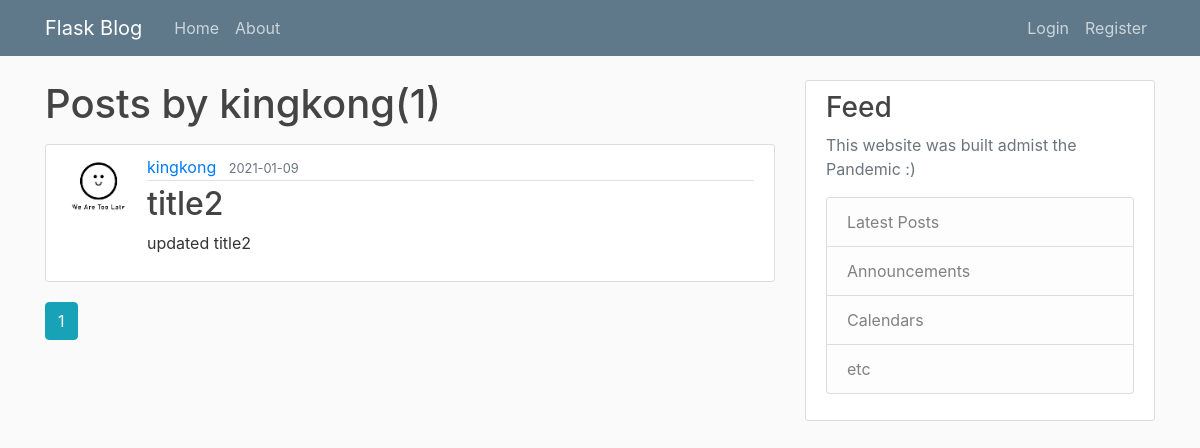
The page /user/kingkong on the database as committed earlier.
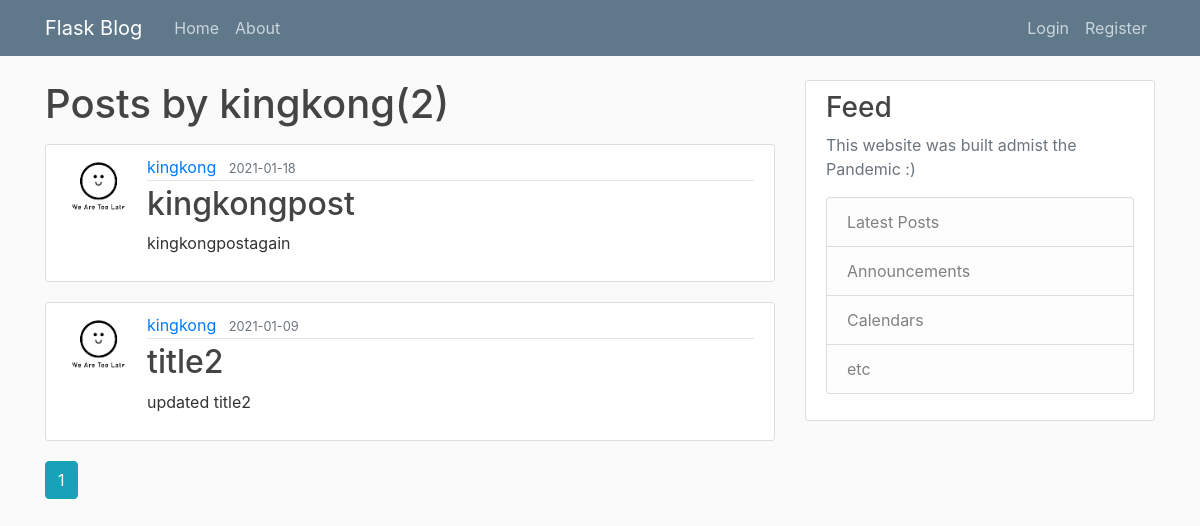
The same page on the database as committed later.
### flaskapp/db_models.py (models this page shows, shortened)
class Post(db.Model):
    id = db.Column(db.Integer, primary_key = True)
    title = db.Column(db.String(100), nullable = False)
    date_posted = db.Column(db.DateTime(), nullable = False, default=datetime.utcnow)
    content = db.Column(db.Text, nullable = False)
    user_id = db.Column(db.Integer, db.ForeignKey('user.id')) #user here is the class User - User.id

class User(db.Model, UserMixin):
    id = db.Column(db.Integer, primary_key = True)
    username = db.Column(db.String(17), unique = True, nullable = False)
    email = db.Column(db.String(100), unique = True, nullable = False)
    image_file = db.Column(db.String(20), nullable = False, default = 'default.jpg')
    password = db.Column(db.String(60), nullable = False)
    posts = db.relationship('Post', backref='author', lazy = True) #Post here is the class Post

### flaskapp/routes.py (the view)
@app.route("/user/<string:username>")
def user_posts(username):
    page = request.args.get('page',1,type=int)
    user = User.query.filter_by(username=username).first_or_404()
    posts = Post.query.filter_by(author=user)\
        .order_by(Post.date_posted.desc())\
        .paginate(page = page, per_page=7)
    return render_template('user_posts.html', posts=posts, user=user)

### flaskapp/templates/user_posts.html
{% extends "layout.html" %}
{% block content %}
    <h1 class="mb-3">Posts by {{ user.username }}({{posts.total}})</h1>
    {% for post in posts.items %}
        <article class="media content-section">
          <img class = "rounded-circle article-img" src="{{url_for('static',filename='profilepics/'+post.author.image_file)}}">
          <div class="media-body">
            <div class="article-metadata">
              <a class="mr-2" href="{{url_for('user_posts',username=post.author.username)}}">{{ post.author.username }}</a>
              <small class="text-muted">{{ post.date_posted.strftime('%Y-%m-%d') }}</small>
            </div>
            <h2><a class="article-title" href="{{url_for('post', post_id = post.id)}}">{{ post.title }}</a></h2>
            <p class="article-content">{{ post.content }}</p>
          </div>
        </article>
    {% endfor %}
    {% for page_num in posts.iter_pages(left_edge=1, right_edge=1, left_current=1, right_current=2) %}
      {% if page_num %}
        {% if posts.page == page_num %}
          <a class ="btn btn-info mb-4" href = "{{ url_for('user_posts', username=user.username, page=page_num) }}" > {{page_num}}</a>
        {% else %}
          <a class ="btn btn-outline-info mb-4" href = "{{url_for('user_posts', username=user.username, page=page_num) }}" > {{page_num}}</a>
        {% endif %}
      {% else %}
        ...
      {% endif %}
    {% endfor %}
{% endblock content %}

Rows that differ between the two databases and show on the page:
added Post: image_file (placeholder picture), author.username "kingkong", date_posted "2021-01-18", title "kingkongpost", content "kingkongpostagain"
Other text that changed with them:
{{ posts.total }}: "1" → "2"
